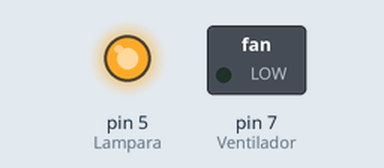
This program was run on a simulated Raspberry Pi (header pin numbers). On the bench: switched loads named in the program (green lamp = pin HIGH), output pins drawn as LEDs (lit = HIGH). At 4.0 s the program stops and its outputs stay as they are.

Above: at 0.1 s.
At 2.1 s:
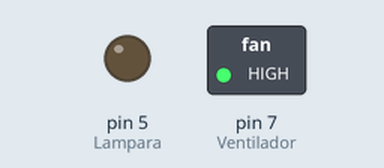
At 3.1 s:
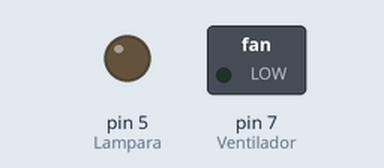
Timing chart, 0 to 4.6 s (numbered marks = the images above):
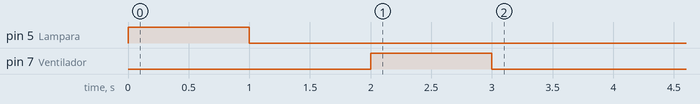

The program:

domotica.py
```python
import RPi.GPIO as GPIO
import time

GPIO.setmode(GPIO.BOARD)

Lampara = 5
Ventilador =7

GPIO.setup(Lampara, GPIO.OUT)
GPIO.setup(Ventilador, GPIO.OUT)


GPIO.output(Lampara, True)#ensender lampara
time.sleep(1)
GPIO.output(Lampara ,False)#apagar lampara
time.sleep(1)
GPIO.output(Ventilador, True)#ensender ventilador
time.sleep(1)
GPIO.output(Ventilador, False)#apagar ventilador
time.sleep(1)
```

Measured:
- by itself, pin 5 (Lampara): LOW → HIGH at 0.00 s, → LOW 1.0 s later
- by itself, pin 7 (Ventilador): LOW → HIGH at 2.0 s, → LOW 1.0 s later
